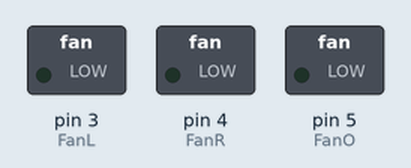
This sketch was run on a simulated Arduino Uno, built with avr-gcc and run on an emulated ATmega328P. On the bench: switched loads named in the sketch (green lamp = pin HIGH). What the sketch prints to the serial monitor is not drawn.

Above: at 5.0 s.
At 12.5 s:
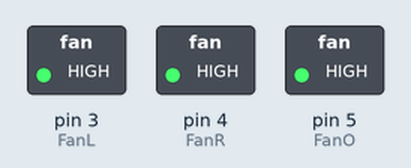
Timing chart, 0 to 26.0 s (numbered marks = the images above):
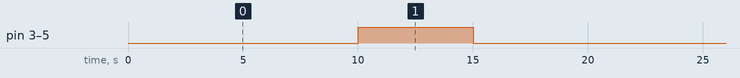

Measured:
- by itself, pin 3 (FanL), pin 4 (FanR), pin 5 (FanO): alternates HIGH for 5.0 s and LOW for 15.0 s

The sketch:

Test_Fan_O.ino
```cpp
#include "Arduino.h"
#define FanO 5
#define FanR 4
#define FanL 3
void setup() {
  Serial.begin(9600);
  pinMode(FanO,OUTPUT);
  pinMode (FanR, OUTPUT);
  pinMode (FanL, OUTPUT);
  digitalWrite(FanR, LOW);
  digitalWrite(FanO,LOW);
  digitalWrite(FanL, LOW);
  // put your setup code here, to run once:

}


void OnOffTest(){
  digitalWrite(FanO,HIGH);
  digitalWrite(FanR, HIGH);
  digitalWrite(FanL, HIGH);
  delay(5000);
  digitalWrite(FanR, LOW);
  digitalWrite(FanO,LOW);
  digitalWrite(FanL, LOW);
  delay(5000);
}
void loop() {
  Serial.println("Start Test");
  delay(10000);
  // put your main code here, to run repeatedly:
  OnOffTest();
}
```
